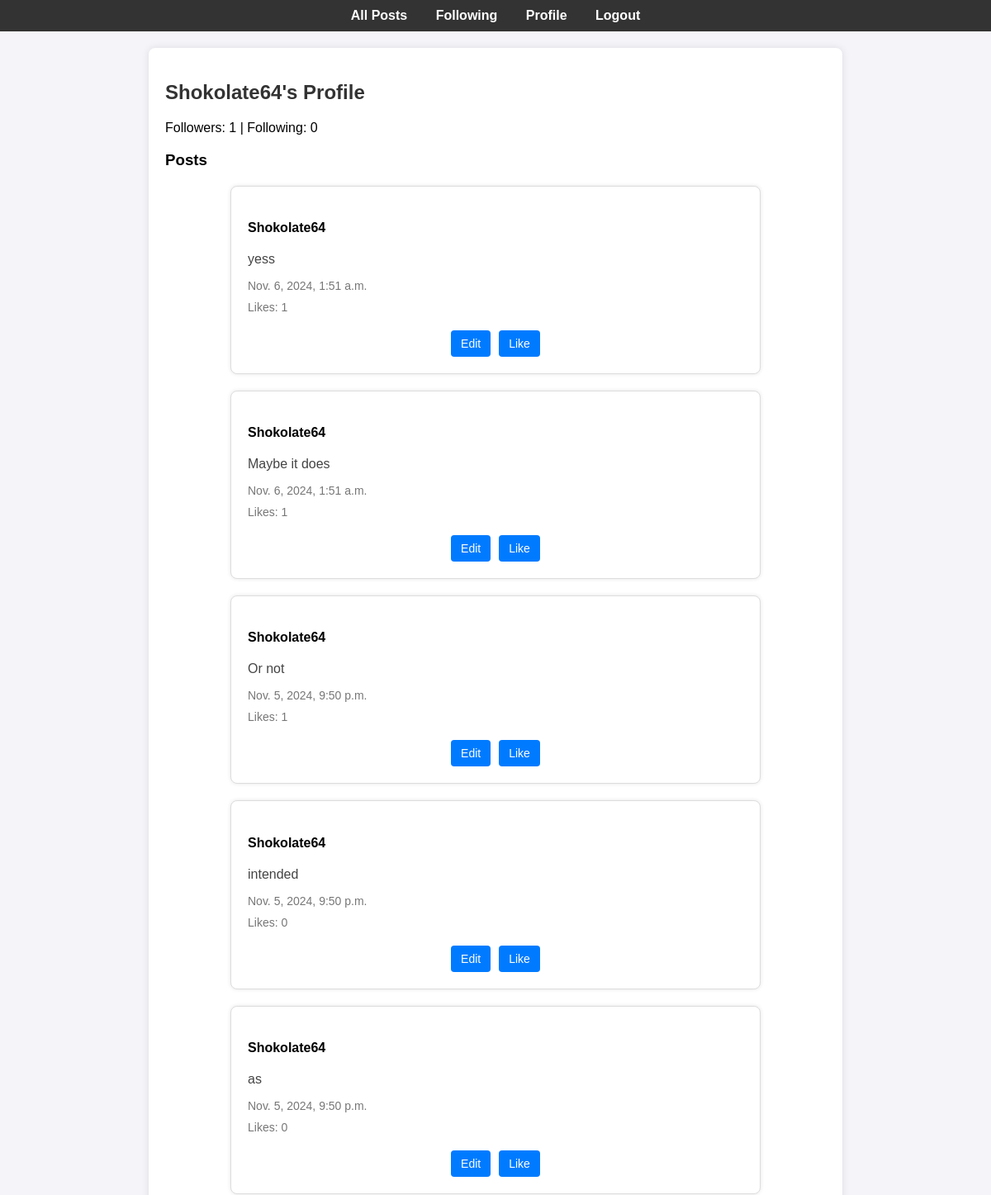
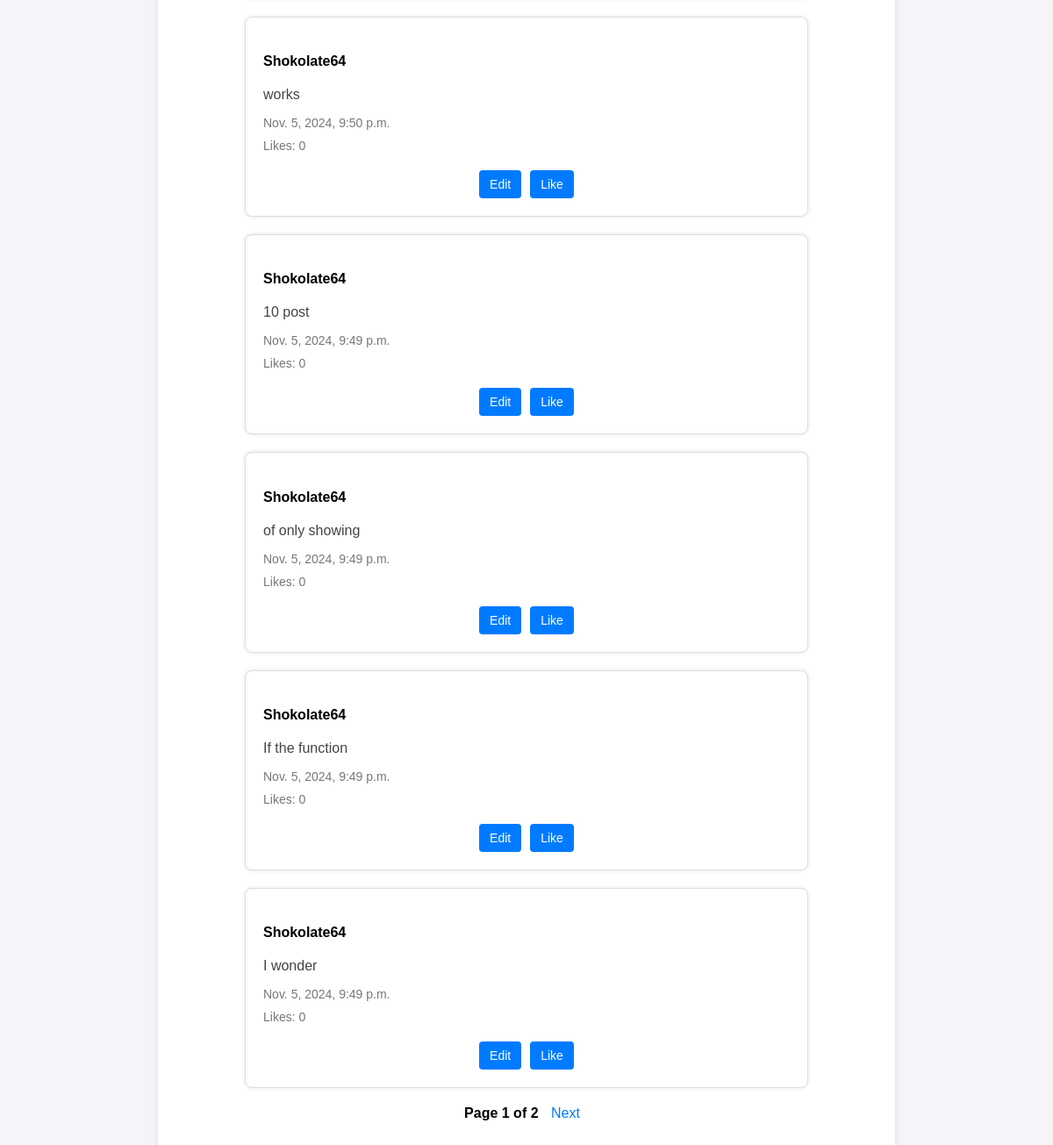
/profile/2 (signed in), run on the app's committed database (2 pictures, top to bottom).
### network/models.py (models this page shows, shortened)
class User(AbstractUser):
    pass

class Post(models.Model):
    user = models.ForeignKey(User, on_delete=models.CASCADE, related_name="posts")
    content = models.TextField()
    timestamp = models.DateTimeField(auto_now_add=True)
    likes = models.ManyToManyField(User, blank=True, related_name="liked_posts")

### network/views.py (the view)
# urls.py: path("profile/<int:user_id>", views.profile, name="profile"),
@login_required
def profile(request, user_id):
    user_profile = get_object_or_404(User, pk=user_id)
    posts = user_profile.posts.all().order_by("-timestamp")
    paginator = Paginator(posts, 10)
    page_number = request.GET.get("page")
    page_obj = paginator.get_page(page_number)
    followers_count = user_profile.followers.count()
    following_count = user_profile.following.count()
    is_following = Follow.objects.filter(user=request.user, followed_user=user_profile).exists()
    return render(request, "network/profile.html", {
        "user_profile": user_profile,
        "page_obj": page_obj,
        "followers_count": followers_count,
        "following_count": following_count,
        "is_following": is_following
    })

### network/templates/network/profile.html (shortened to what this page needs)
{% extends "network/layout.html" %}
{% block content %}
<h2>{{ user_profile.username }}'s Profile</h2>
<p>Followers: <span id="followers-count">{{ followers_count }}</span> | Following: <span id="following-count">{{ following_count }}</span></p>
<h3>Posts</h3>
{% for post in page_obj %}
    <div class="post-container">
        <h4 class="post-username"><a href="{% url 'profile' post.user.id %}" class="user-link">{{ post.user.username }}</a></h4>
        <div class="post-content" id="post-content-{{ post.id }}">{{ post.content }}</div>
        <small class="post-timestamp">{{ post.timestamp }}</small>
        <p id="like-count-{{ post.id }}" class="post-likes">Likes: {{ post.likes.count }}</p>
        <div class="post-buttons">
            {% if user == post.user %}
            <button class="edit-button" data-post-id="{{ post.id }}">Edit</button>
          {% endif %}
          <button class="like-button" data-post-id="{{ post.id }}">
            {% if user in post.likes.all %}
                Unlike
            {% else %}
                Like
            {% endif %}
          </div>
    </div>
{% endfor %}
<div class="pagination">
    <span>Page {{ page_obj.number }} of {{ page_obj.paginator.num_pages }}</span>
    {% if page_obj.has_next %}
        <a href="?page={{ page_obj.next_page_number }}">Next</a>
    {% endif %}
</div>
{% endblock %}

### network/static/network/styles.css (style rules this page uses)
body { font-family: Arial, sans-serif; background-color: #f4f4f9; margin: 0; padding: 0; }
h2 { color: #333; }
small { color: #888; }
button, .like-button { background-color: #007bff; color: #fff; border: none; border-radius: 4px; padding: 8px 12px; cursor: pointer; font-size: 14px; }
.pagination { text-align: center; margin: 20px 0; }
.pagination a { margin: 0 10px; color: #007bff; text-decoration: none; }
.pagination span { font-weight: bold; }
.post-container { max-width: 600px; margin: 20px auto; padding: 20px; background-color: #fff; border: 1px solid #ddd; border-radius: 8px; box-shadow: 0 0 5px rgba(0, 0, 0, 0.1); display: flex; flex-direction: column; align-items: flex-start; text-align: left; }
.post-username { font-weight: bold; color: #333; margin-bottom: 10px; }
.post-content { font-size: 16px; color: #444; margin: 10px 0; align-self: flex-start; }
.post-timestamp, .post-likes { font-size: 14px; color: #777; margin: 5px 0; align-self: flex-start; }
.post-buttons { display: flex; gap: 10px; justify-content: center; width: 100%; margin-top: 15px; }
.edit-button, .like-button { padding: 8px 12px; background-color: #007bff; color: #fff; border: none; border-radius: 4px; font-size: 14px; cursor: pointer; transition: background-color 0.3s; }
.user-link { color: black; text-decoration: none; font-weight: bold; }

### data on the page
User: username "Shokolate64"
Post: user.username "Shokolate64", content "yess", timestamp "Nov. 6, 2024, 1:51 a.m.", likes.count "1", shows "Like"
Post: user.username "Shokolate64", content "Maybe it does", timestamp "Nov. 6, 2024, 1:51 a.m.", likes.count "1", shows "Like"
Post: user.username "Shokolate64", content "Or not", timestamp "Nov. 5, 2024, 9:50 p.m.", likes.count "1", shows "Like"
Post: user.username "Shokolate64", content "intended", timestamp "Nov. 5, 2024, 9:50 p.m.", likes.count "0", shows "Like"
Post: user.username "Shokolate64", content "as", timestamp "Nov. 5, 2024, 9:50 p.m.", likes.count "0", shows "Like"
Post: user.username "Shokolate64", content "works", timestamp "Nov. 5, 2024, 9:50 p.m.", likes.count "0", shows "Like"
Post: user.username "Shokolate64", content "10 post", timestamp "Nov. 5, 2024, 9:49 p.m.", likes.count "0", shows "Like"
Post: user.username "Shokolate64", content "of only showing", timestamp "Nov. 5, 2024, 9:49 p.m.", likes.count "0", shows "Like"
Post: user.username "Shokolate64", content "If the function", timestamp "Nov. 5, 2024, 9:49 p.m.", likes.count "0", shows "Like"
Post: user.username "Shokolate64", content "I wonder", timestamp "Nov. 5, 2024, 9:49 p.m.", likes.count "0", shows "Like"

### other printed values
{{ followers_count }} "1"
{{ following_count }} "0"
{{ page_obj.number }} "1"
{{ page_obj.paginator.num_pages }} "2"
